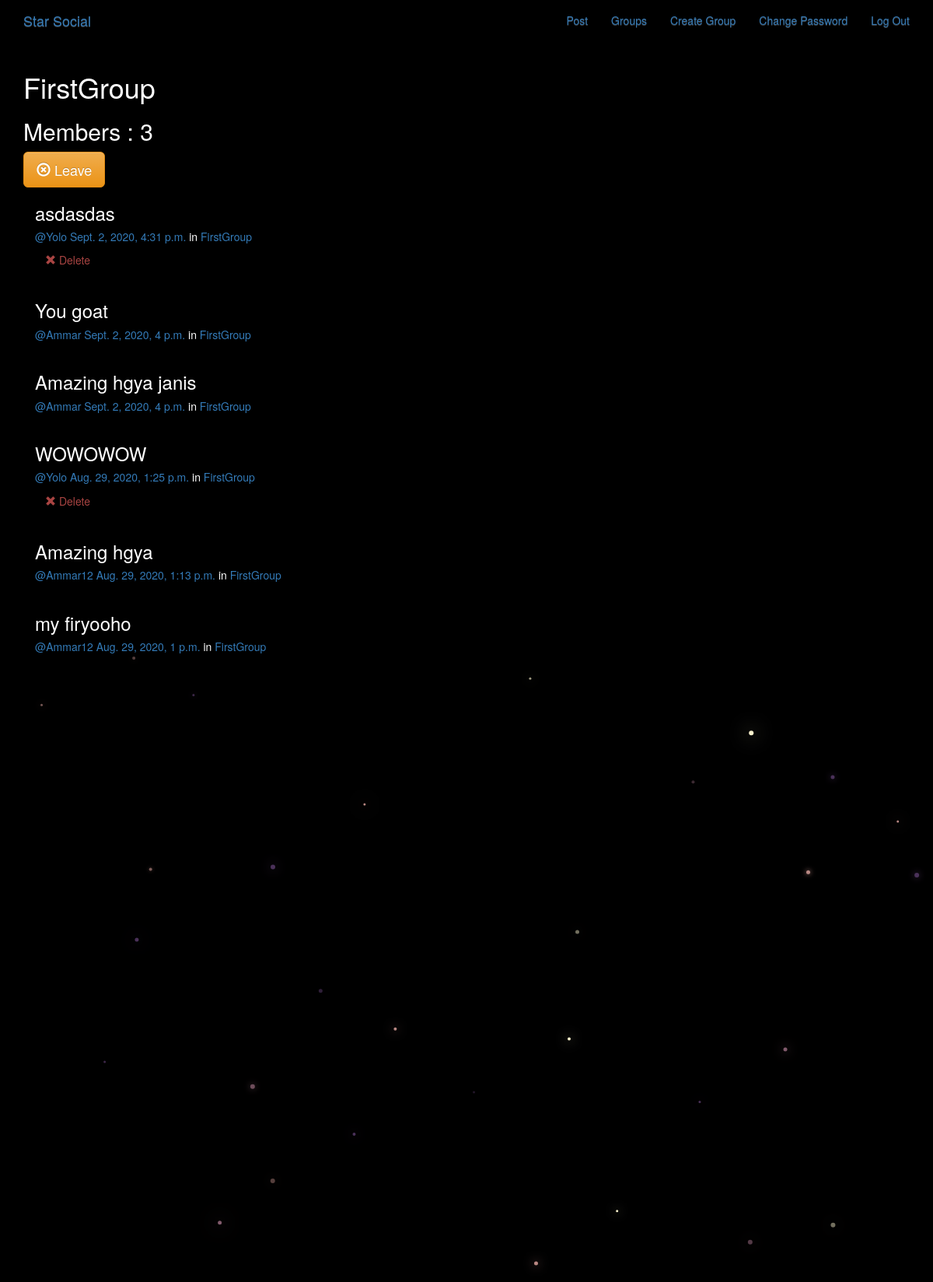
/groups/posts/in/firstgroup/ (signed in), run on the app's committed database.
### groups/models.py (models this page shows, shortened)
class Group(models.Model):
    name = models.CharField(max_length=256 , unique=True) # unique cos dont want groups to have same names
    slug = models.SlugField(allow_unicode=True , unique=True) # unique so all url codes are diff for diff groups
    description = models.TextField(blank=True , default='') #  desc can be blank so black = true.. default value will be ''
    description_html = models.TextField(editable=False , default='' , blank=True) # is not editable.. can be blank
    members = models.ManyToManyField(User , through='GroupMember') # through GroupMember class
    class Meta():
        ordering = ['name']

### posts/models.py (models this page shows, shortened)
class Post(models.Model):
    user = models.ForeignKey(User , related_name='posts' , on_delete=models.CASCADE)
    created_at = models.DateTimeField(auto_now=True) # means date / time will be got automatically as post's created
    message = models.TextField()
    message_html = models.TextField(editable=False)
    group = models.ForeignKey(Group , related_name='posts' , null=True , blank=True , on_delete=models.CASCADE)
    class Meta():
        ordering = ['-created_at'] # - so see it in descending order... most recent at top
        unique_together = ['user' , 'message']

### groups/views.py (the view)
# urls.py: path('posts/in/<slug:slug>/' , views.SingleGroup.as_view() , name='single') , #detail view pf group
class SingleGroup(DetailView):
    model = Group

### groups/templates/groups/group_detail.html
{% extends 'groups/group_base.html' %}
{% block pregroup %}
  <h1> {{ group.name }} </h1>
  <h2> Members :  {{ group.members.count }} </h2>
  <div class="content">
    {% if user in group.members.all %}
      <a href="{% url 'groups:leave' slug=group.slug %}"
      class="btn btn-lg btn-fill btn-warning"> <span class='glyphicon glyphicon-remove-circle'> </span> Leave </a>
    {% else %}
    <a href="{% url 'groups:join' slug=group.slug %}"
    class="btn btn-lg btn-fill btn-warning"> <span class='glyphicon glyphicon-ok-circle'> </span> Join Group </a>
    {% endif %}
  </div>
{% endblock %}
{% block group_content %}
  <div class="col-md-8">
    {% if group.posts.count == 0 %}
      <h2>No posts in this group yet!</h2>
    {% else %}
      {% for post in group.posts.all %}
        {% include "posts/_post.html" %}
      {% endfor %}
    {% endif %}
  </div>
{% endblock %}

### posts/templates/posts/_post.html
<div class="post media">
  	<h3>{{ post.message_html|safe }}</h3>
  	<div class="media-body">
  		<h5 class="media-heading">
      	<span class="username"><a href="{% url 'posts:for_user' username=post.user.username %}">@{{ post.user.username }}  </a></span>
  			<time class="time"><a href="{% url 'posts:single' username=post.user.username pk=post.pk %}">{{ post.created_at }}  </a></time>
  			{% if post.group %}
  			<span class="group-name">in <a href="{% url 'groups:single' slug=post.group.slug %}">{{ post.group.name }}</a></span>
      	{% endif %}
  		</h5>
  		<div class="media-footer">
  			{% if user.is_authenticated and post.user == user %}
  				<a href="{% url 'posts:delete' pk=post.pk %}" title="delete" class="btn btn-simple">
  					<span class="glyphicon glyphicon-remove text-danger" aria-hidden="true"></span>
  					<span class="text-danger icon-label">Delete</span>
  				</a>
  			{% endif %}
  		</div>
  	</div>
</div>

### static/simplesocial/css/master.css (style rules this page uses)
body { margin: 0; overflow: hidden; background-color: black; color:white; }

### data on the page
Group: name "FirstGroup", members.count "3"
Post: message_html "asdasdas", user.username "Yolo", created_at "Sept. 2, 2020, 4:31 p.m.", group.name "FirstGroup", shows "Delete"
Post: message_html "You goat", user.username "Ammar", created_at "Sept. 2, 2020, 4 p.m.", group.name "FirstGroup"
Post: message_html "Amazing hgya janis", user.username "Ammar", created_at "Sept. 2, 2020, 4 p.m.", group.name "FirstGroup"
Post: message_html "WOWOWOW", user.username "Yolo", created_at "Aug. 29, 2020, 1:25 p.m.", group.name "FirstGroup", shows "Delete"
Post: message_html "Amazing hgya", user.username "Ammar12", created_at "Aug. 29, 2020, 1:13 p.m.", group.name "FirstGroup"
Post: message_html "my firyooho", user.username "Ammar12", created_at "Aug. 29, 2020, 1 p.m.", group.name "FirstGroup"
